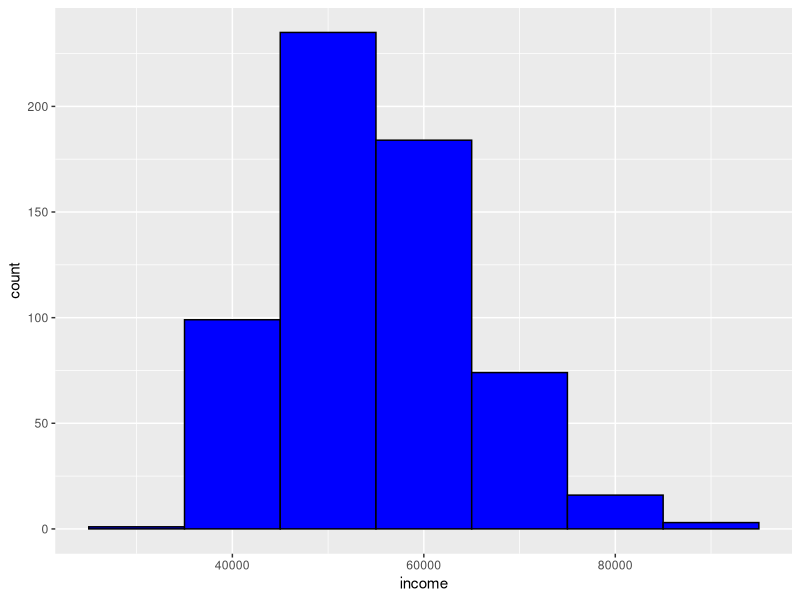
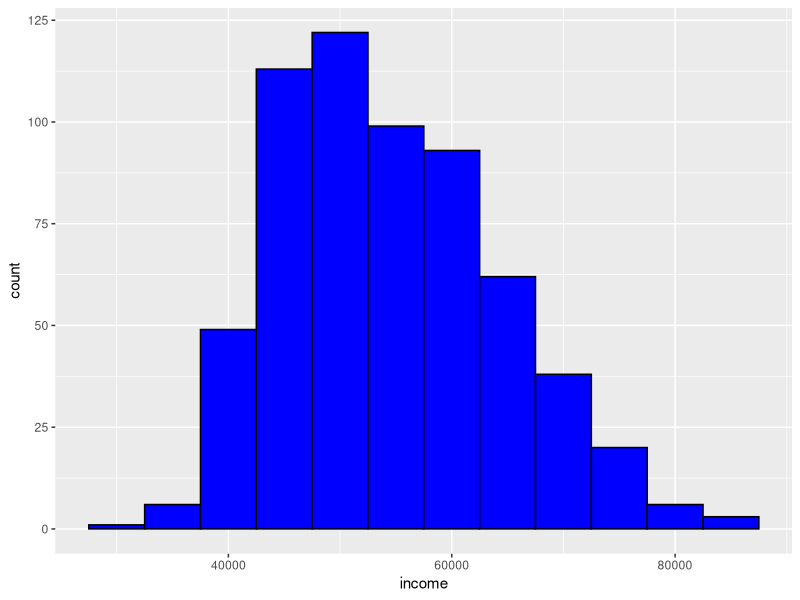
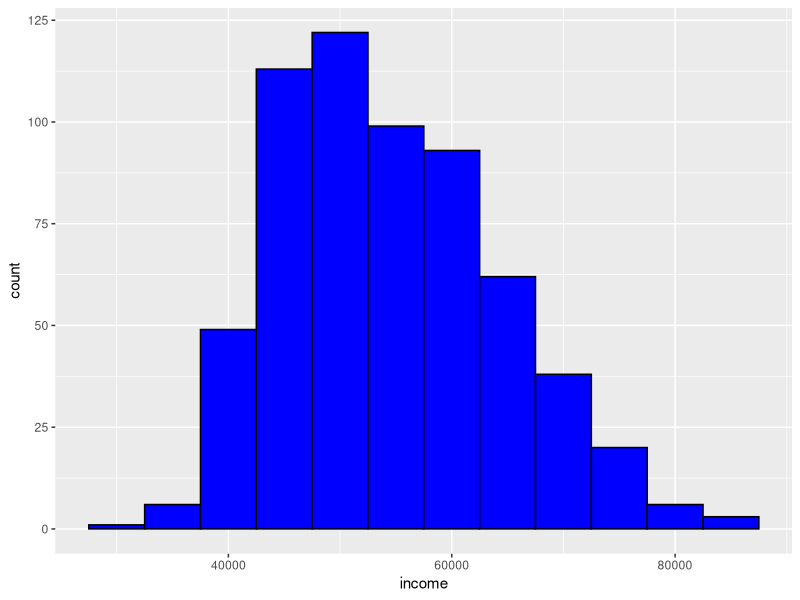
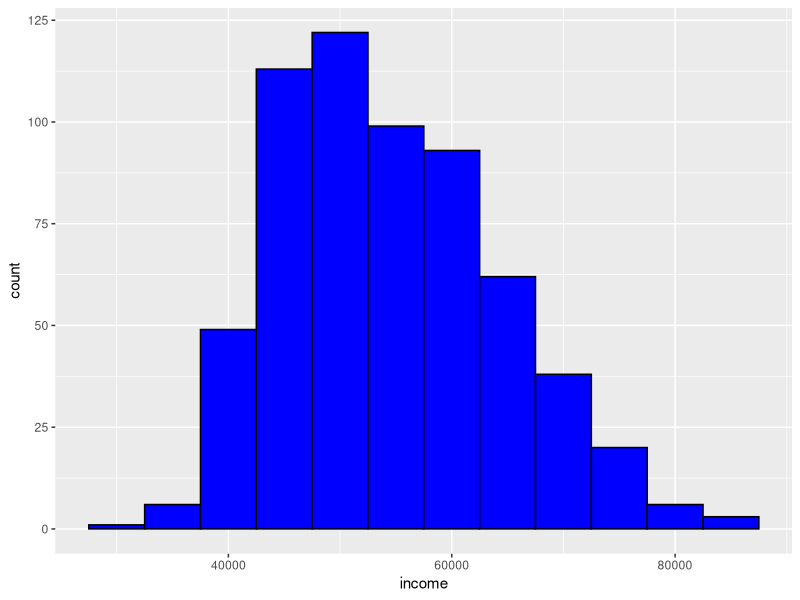
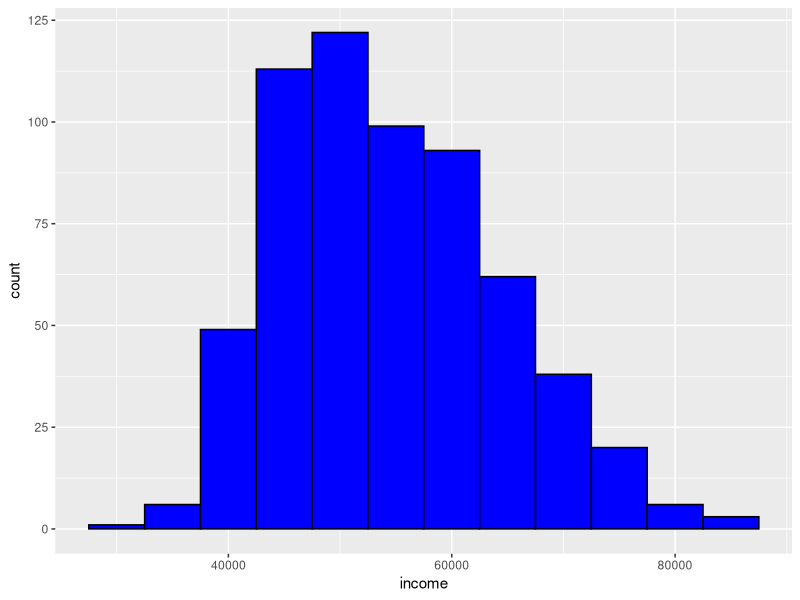
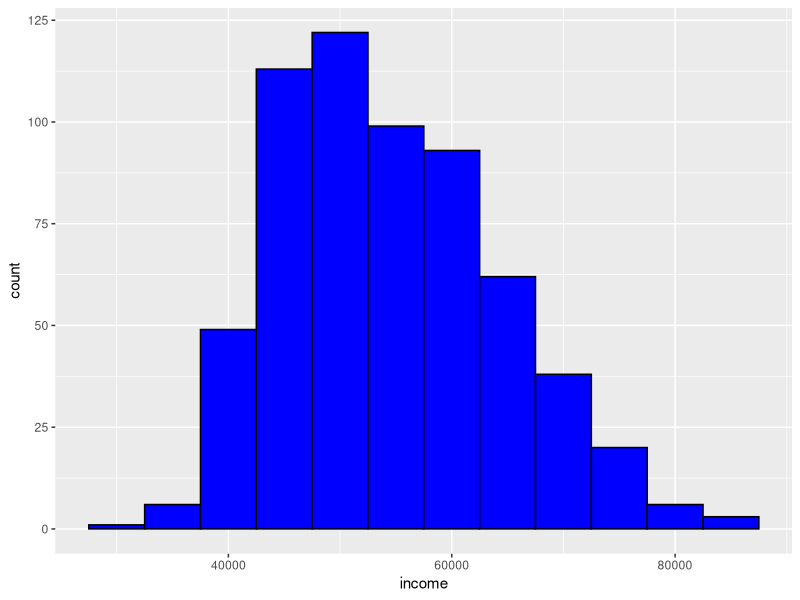
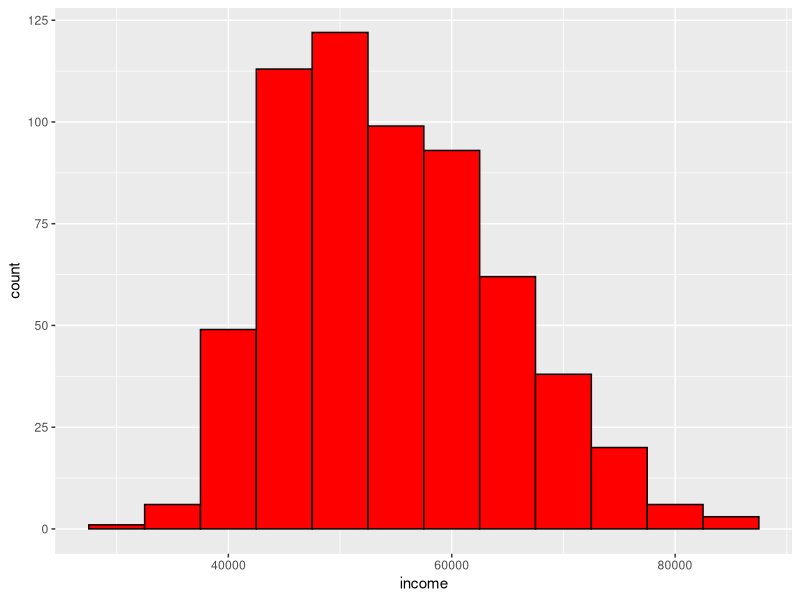
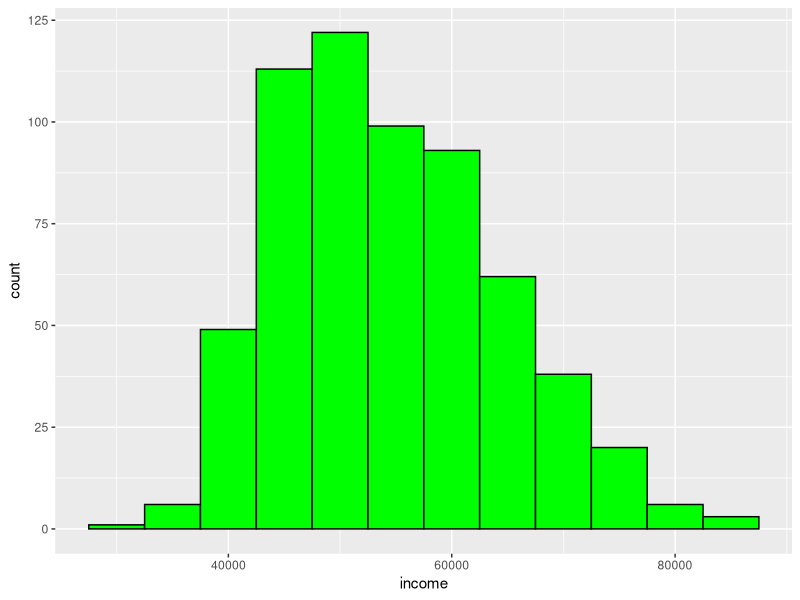

The R source for these figures, in order:

library(ggplot2)
setwd("C:/Users/ali3/OneDrive - Ball State University/Desktop/Courses/Coursera/DSCI605/Week6")
df <- read.csv("Income by states.csv")

#plot the basic histogram
ggplot(df, aes(x=income)) + 
  geom_histogram(binwidth=10000,color="black", fill="blue")

#save as jpeg
jpeg(file="Histogram_jep.jpeg",width = 800, height = 1000,res=300)
ggplot(df, aes(x=income)) + 
  geom_histogram(binwidth=5000,color="black", fill="blue")
dev.off()




#save as png
png(file="Histogram_png.png",
    width=600, height=350)
ggplot(df, aes(x=income)) + 
  geom_histogram(binwidth=5000,color="black", fill="blue")
dev.off()
#save as bmp: specify ppi with res
bmp(file="Histogram_bmp.bmp",
    width=6, height=4, units="in")
ggplot(df, aes(x=income)) + 
  geom_histogram(binwidth=5000,color="black", fill="blue")
dev.off()
#save as tiff
tiff(file="Histogram_tif.tiff",
     width=6, height=4, units="in")
ggplot(df, aes(x=income)) + 
  geom_histogram(binwidth=5000,color="black", fill="blue")
dev.off()







#save into a pdf
pdf(file="Histogram.pdf",width = 8, height = 10)
ggplot(df, aes(x=income)) + 
  geom_histogram(binwidth=5000,color="black", fill="blue")

ggplot(df, aes(x=income)) + 
  geom_histogram(binwidth=5000,color="black", fill="red")

ggplot(df, aes(x=income)) + 
  geom_histogram(binwidth=5000,color="black", fill="green")
dev.off()